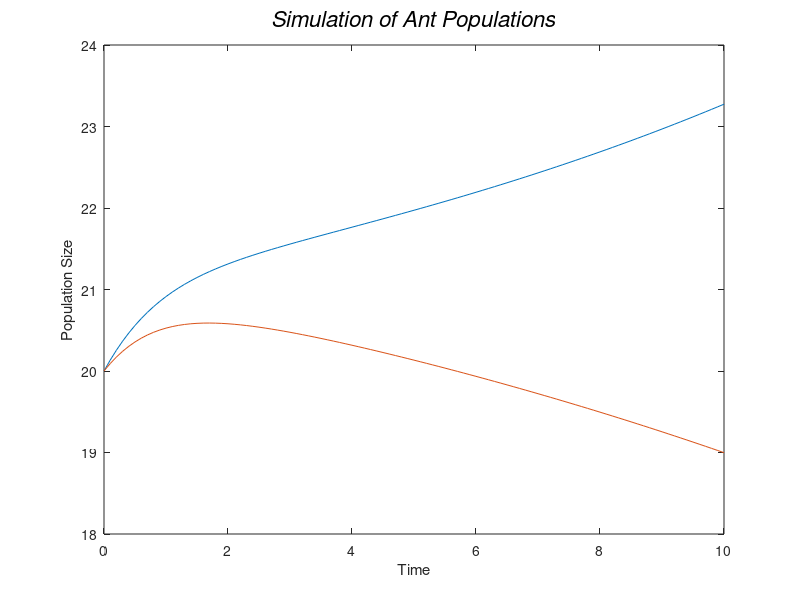

Source code (MATLAB):
% EXPLOITIVE MODEL

% Set up our time increment and our vector (array) of x (time) values
deltaX = .1   % month
%x = seq(0,5,deltaX)
x = 0:deltaX:10;

% ARG refers to Argentine red ants (Invasive species)
% NAT refers to carpenter ants (Native species)

% Constants
ARGbirthFraction = 0.6  % 1/month (ARG births per ARG adult per month)
NATbirthFraction = 0.5  % 1/month (NAT births per NAT adult per month)
ARGdeathConstant = .20  % 1/NAT*month (ARG deaths per ARG per NAT per mo.)
NATdeathConstant = .20  % 1/ARG*month (NAT deaths per NAT per ARG per mo.)
initARGpop = 20         % Argentine Ants
initNATpop = 20         % Native Ants


Ca = 100
Cn = 100
alpha = 0.5
beta = 0.6
ra = 0 % 0.05
rn = 0 % 0.025
da = 0 %1
dn = 0 %0.9

% Set up our stock variables and initial conditions. NATpop is the number
%   of black-tip sharks at each time step, and ARGpop the number of white-
%   tip sharks.
NATpop = zeros(length(x), 1)
NATpop(1) = initNATpop
ARGpop = zeros(length(x), 1)
ARGpop(1) = initARGpop

% Loop a standard number of times, starting with i=2 since we've already
% set up the simulation's initial conditions at i=1.
for (i = 2:length(x))

    % Compute births/month and deaths/month for each type of shark.
    ARGbirthRate = ARGbirthFraction * ARGpop(i-1)
    NATbirthRate = NATbirthFraction * NATpop(i-1)
    
    ARGdeathRate = ARGdeathConstant * ARGpop(i-1) * NATpop(i-1)
    NATdeathRate = NATdeathConstant * NATpop(i-1) * ARGpop(i-1)

    % Increase or decrease the population of each type of shark based on
    %   the birth and death rates for this time step.
    ARGpop(i) = ARGpop(i-1) + (ARGbirthRate *(1 - ARGdeathRate/(Ca - alpha*NATpop(i-1) ) ) + da*ARGpop(i-1) + ra*ARGpop(i-1) ) * deltaX
    NATpop(i) = NATpop(i-1) + (NATbirthRate *(1 - NATdeathRate/(Cn - beta*ARGpop(i-1) ) )  + dn*NATpop(i-1) + rn*NATpop(i-1) ) * deltaX
end

plot(x,ARGpop,x,NATpop)
xlabel('Time')
ylabel('Population Size')
title('\it{Simulation of Ant Populations}','FontSize',16)

